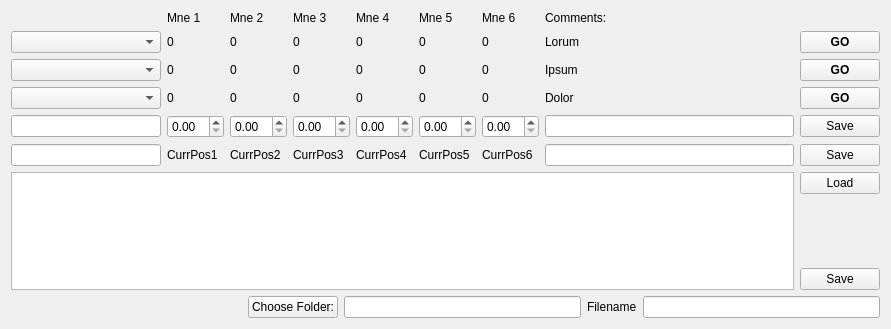
<?xml version="1.0" encoding="UTF-8"?>
<ui version="4.0">
 <class>Form</class>
 <widget class="QWidget" name="Form">
  <property name="geometry">
   <rect>
    <x>0</x>
    <y>0</y>
    <width>891</width>
    <height>329</height>
   </rect>
  </property>
  <property name="maximumSize">
   <size>
    <width>900</width>
    <height>500</height>
   </size>
  </property>
  <property name="windowTitle">
   <string>Form</string>
  </property>
  <layout class="QVBoxLayout" name="verticalLayout_2">
   <item>
    <layout class="QGridLayout" name="gridLayout">
     <item row="0" column="1">
      <widget class="QLabel" name="label_mne1_name">
       <property name="text">
        <string>Mne 1</string>
       </property>
      </widget>
     </item>
     <item row="0" column="2">
      <widget class="QLabel" name="label_mne2_name">
       <property name="text">
        <string>Mne 2</string>
       </property>
      </widget>
     </item>
     <item row="0" column="3">
      <widget class="QLabel" name="label_mne3_name">
       <property name="text">
        <string>Mne 3</string>
       </property>
      </widget>
     </item>
     <item row="0" column="4">
      <widget class="QLabel" name="label_mne4_name">
       <property name="text">
        <string>Mne 4</string>
       </property>
      </widget>
     </item>
     <item row="0" column="5">
      <widget class="QLabel" name="label_mne5_name">
       <property name="text">
        <string>Mne 5</string>
       </property>
      </widget>
     </item>
     <item row="1" column="0">
      <widget class="QComboBox" name="comboBox_load_1">
       <property name="maximumSize">
        <size>
         <width>150</width>
         <height>16777215</height>
        </size>
       </property>
      </widget>
     </item>
     <item row="2" column="0">
      <widget class="QComboBox" name="comboBox_load_2">
       <property name="maximumSize">
        <size>
         <width>150</width>
         <height>16777215</height>
        </size>
       </property>
      </widget>
     </item>
     <item row="3" column="0">
      <widget class="QComboBox" name="comboBox_load_3">
       <property name="maximumSize">
        <size>
         <width>150</width>
         <height>16777215</height>
        </size>
       </property>
      </widget>
     </item>
     <item row="1" column="8">
      <widget class="QPushButton" name="pushButton_move1">
       <property name="font">
        <font>
         <weight>75</weight>
         <bold>true</bold>
        </font>
       </property>
       <property name="text">
        <string>GO</string>
       </property>
      </widget>
     </item>
     <item row="2" column="8">
      <widget class="QPushButton" name="pushButton_move2">
       <property name="font">
        <font>
         <weight>75</weight>
         <bold>true</bold>
        </font>
       </property>
       <property name="text">
        <string>GO</string>
       </property>
      </widget>
     </item>
     <item row="3" column="8">
      <widget class="QPushButton" name="pushButton_move3">
       <property name="font">
        <font>
         <weight>75</weight>
         <bold>true</bold>
        </font>
       </property>
       <property name="text">
        <string>GO</string>
       </property>
      </widget>
     </item>
     <item row="4" column="8">
      <widget class="QPushButton" name="pushButton_save_set">
       <property name="text">
        <string>Save</string>
       </property>
      </widget>
     </item>
     <item row="5" column="8">
      <widget class="QPushButton" name="pushButton_save_curr">
       <property name="text">
        <string>Save</string>
       </property>
      </widget>
     </item>
     <item row="5" column="1">
      <widget class="QLabel" name="label_currpos_mne1">
       <property name="text">
        <string>CurrPos1</string>
       </property>
      </widget>
     </item>
     <item row="5" column="2">
      <widget class="QLabel" name="label_currpos_mne2">
       <property name="text">
        <string>CurrPos2</string>
       </property>
      </widget>
     </item>
     <item row="5" column="3">
      <widget class="QLabel" name="label_currpos_mne3">
       <property name="text">
        <string>CurrPos3</string>
       </property>
      </widget>
     </item>
     <item row="5" column="4">
      <widget class="QLabel" name="label_currpos_mne4">
       <property name="text">
        <string>CurrPos4</string>
       </property>
      </widget>
     </item>
     <item row="5" column="5">
      <widget class="QLabel" name="label_currpos_mne5">
       <property name="text">
        <string>CurrPos5</string>
       </property>
      </widget>
     </item>
     <item row="5" column="0">
      <widget class="QLineEdit" name="lineEdit_name_curr">
       <property name="sizePolicy">
        <sizepolicy hsizetype="Preferred" vsizetype="Fixed">
         <horstretch>0</horstretch>
         <verstretch>0</verstretch>
        </sizepolicy>
       </property>
       <property name="maximumSize">
        <size>
         <width>150</width>
         <height>16777215</height>
        </size>
       </property>
      </widget>
     </item>
     <item row="5" column="6">
      <widget class="QLabel" name="label_currpos_mne6">
       <property name="text">
        <string>CurrPos6</string>
       </property>
      </widget>
     </item>
     <item row="0" column="6">
      <widget class="QLabel" name="label_mne6_name">
       <property name="text">
        <string>Mne 6</string>
       </property>
      </widget>
     </item>
     <item row="4" column="1">
      <widget class="QDoubleSpinBox" name="doubleSpinBox_set_mne1"/>
     </item>
     <item row="4" column="2">
      <widget class="QDoubleSpinBox" name="doubleSpinBox_set_mne2"/>
     </item>
     <item row="4" column="3">
      <widget class="QDoubleSpinBox" name="doubleSpinBox_set_mne3"/>
     </item>
     <item row="4" column="4">
      <widget class="QDoubleSpinBox" name="doubleSpinBox_set_mne4"/>
     </item>
     <item row="4" column="5">
      <widget class="QDoubleSpinBox" name="doubleSpinBox_set_mne5"/>
     </item>
     <item row="4" column="6">
      <widget class="QDoubleSpinBox" name="doubleSpinBox_set_mne6"/>
     </item>
     <item row="4" column="0">
      <widget class="QLineEdit" name="lineEdit_name_set">
       <property name="maximumSize">
        <size>
         <width>150</width>
         <height>16777215</height>
        </size>
       </property>
      </widget>
     </item>
     <item row="1" column="1">
      <widget class="QLabel" name="label_pos1_mne1">
       <property name="text">
        <string>0</string>
       </property>
      </widget>
     </item>
     <item row="1" column="2">
      <widget class="QLabel" name="label_pos1_mne2">
       <property name="text">
        <string>0</string>
       </property>
      </widget>
     </item>
     <item row="1" column="3">
      <widget class="QLabel" name="label_pos1_mne3">
       <property name="text">
        <string>0</string>
       </property>
      </widget>
     </item>
     <item row="1" column="5">
      <widget class="QLabel" name="label_pos1_mne5">
       <property name="text">
        <string>0</string>
       </property>
      </widget>
     </item>
     <item row="1" column="6">
      <widget class="QLabel" name="label_pos1_mne6">
       <property name="text">
        <string>0</string>
       </property>
      </widget>
     </item>
     <item row="2" column="1">
      <widget class="QLabel" name="label_pos2_mne1">
       <property name="text">
        <string>0</string>
       </property>
      </widget>
     </item>
     <item row="2" column="2">
      <widget class="QLabel" name="label_pos2_mne2">
       <property name="text">
        <string>0</string>
       </property>
      </widget>
     </item>
     <item row="2" column="3">
      <widget class="QLabel" name="label_pos2_mne3">
       <property name="text">
        <string>0</string>
       </property>
      </widget>
     </item>
     <item row="2" column="4">
      <widget class="QLabel" name="label_pos2_mne4">
       <property name="text">
        <string>0</string>
       </property>
      </widget>
     </item>
     <item row="2" column="5">
      <widget class="QLabel" name="label_pos2_mne5">
       <property name="text">
        <string>0</string>
       </property>
      </widget>
     </item>
     <item row="2" column="6">
      <widget class="QLabel" name="label_pos2_mne6">
       <property name="text">
        <string>0</string>
       </property>
      </widget>
     </item>
     <item row="3" column="1">
      <widget class="QLabel" name="label_pos3_mne1">
       <property name="text">
        <string>0</string>
       </property>
      </widget>
     </item>
     <item row="3" column="2">
      <widget class="QLabel" name="label_pos3_mne2">
       <property name="text">
        <string>0</string>
       </property>
      </widget>
     </item>
     <item row="3" column="3">
      <widget class="QLabel" name="label_pos3_mne3">
       <property name="text">
        <string>0</string>
       </property>
      </widget>
     </item>
     <item row="3" column="4">
      <widget class="QLabel" name="label_pos3_mne4">
       <property name="text">
        <string>0</string>
       </property>
      </widget>
     </item>
     <item row="3" column="5">
      <widget class="QLabel" name="label_pos3_mne5">
       <property name="text">
        <string>0</string>
       </property>
      </widget>
     </item>
     <item row="3" column="6">
      <widget class="QLabel" name="label_pos3_mne6">
       <property name="text">
        <string>0</string>
       </property>
      </widget>
     </item>
     <item row="0" column="7">
      <widget class="QLabel" name="label_comment_name">
       <property name="text">
        <string>Comments:</string>
       </property>
      </widget>
     </item>
     <item row="1" column="7">
      <widget class="QLabel" name="label_comment1">
       <property name="text">
        <string>Lorum</string>
       </property>
      </widget>
     </item>
     <item row="3" column="7">
      <widget class="QLabel" name="label_comment3">
       <property name="text">
        <string>Dolor</string>
       </property>
      </widget>
     </item>
     <item row="4" column="7">
      <widget class="QLineEdit" name="lineEdit_comment_set"/>
     </item>
     <item row="5" column="7">
      <widget class="QLineEdit" name="lineEdit_comment_curr"/>
     </item>
     <item row="2" column="7">
      <widget class="QLabel" name="label_comment2">
       <property name="text">
        <string>Ipsum</string>
       </property>
      </widget>
     </item>
     <item row="1" column="4">
      <widget class="QLabel" name="label_pos1_mne4">
       <property name="text">
        <string>0</string>
       </property>
      </widget>
     </item>
    </layout>
   </item>
   <item>
    <layout class="QHBoxLayout" name="horizontalLayout_2">
     <item>
      <widget class="QTableView" name="tableView_positions"/>
     </item>
     <item>
      <layout class="QVBoxLayout" name="verticalLayout">
       <item>
        <widget class="QPushButton" name="pushButton_table_load">
         <property name="text">
          <string>Load</string>
         </property>
        </widget>
       </item>
       <item>
        <spacer name="verticalSpacer">
         <property name="orientation">
          <enum>Qt::Vertical</enum>
         </property>
         <property name="sizeHint" stdset="0">
          <size>
           <width>20</width>
           <height>40</height>
          </size>
         </property>
        </spacer>
       </item>
       <item>
        <widget class="QPushButton" name="pushButton_table_save">
         <property name="text">
          <string>Save</string>
         </property>
        </widget>
       </item>
      </layout>
     </item>
    </layout>
   </item>
   <item>
    <layout class="QHBoxLayout" name="horizontalLayout">
     <item>
      <spacer name="horizontalSpacer">
       <property name="orientation">
        <enum>Qt::Horizontal</enum>
       </property>
       <property name="sizeHint" stdset="0">
        <size>
         <width>40</width>
         <height>20</height>
        </size>
       </property>
      </spacer>
     </item>
     <item>
      <widget class="QPushButton" name="pushButton_filedir_choose">
       <property name="text">
        <string>Choose Folder:</string>
       </property>
      </widget>
     </item>
     <item>
      <widget class="QLineEdit" name="lineEdit_filedir"/>
     </item>
     <item>
      <widget class="QLabel" name="label_filename_name">
       <property name="text">
        <string>Filename</string>
       </property>
      </widget>
     </item>
     <item>
      <widget class="QLineEdit" name="lineEdit_filename"/>
     </item>
    </layout>
   </item>
  </layout>
 </widget>
 <resources/>
 <connections/>
</ui>
